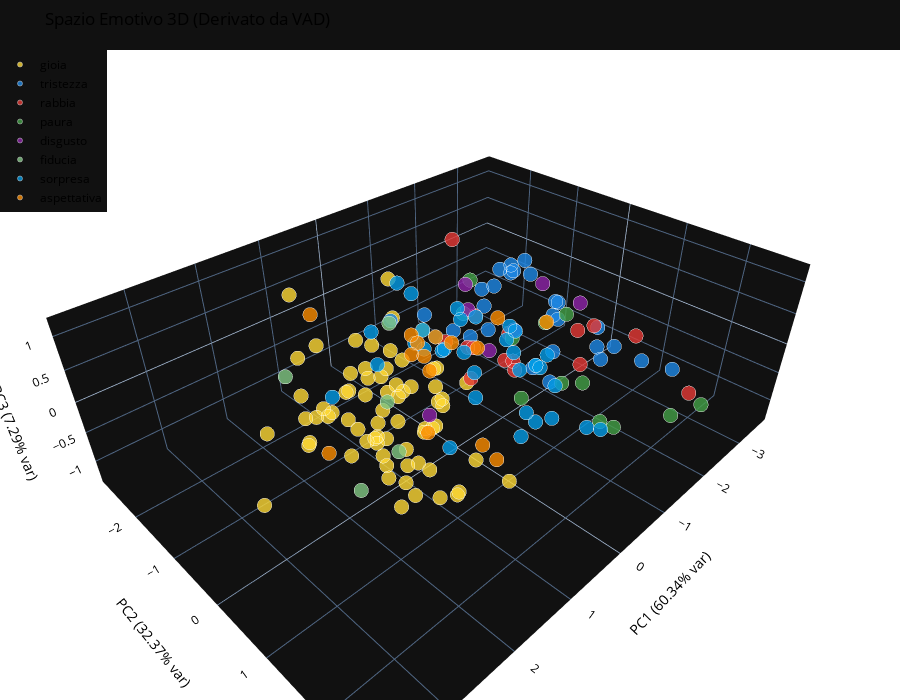

The notebook cell this image was saved under:
### Markdown cell above
### Visualizzazione PCA VAD 3D

### Code cell
from visualizer import plot_pca_3d

pca_vad_3d = perform_pca_analysis(
    df=df_only_emojis, 
    features_columns=VAD_FEATURES, 
    dominant_emotions=dominant_all, 
    scale=True,        
    n_components=3     
)

fig_3d = plot_pca_3d(
    pca_data=pca_vad_3d,
    colors_dict=EMOTION_COLORS,
    title="Spazio Emotivo 3D (Derivato da VAD)"
)

fig_3d.show()

### Figure 1 — Plotly figure (JSON) as saved in the notebook; plotly's stock layout.template omitted (floating-point values rounded to 4 significant figures)
{"data": [{"hovertemplate": "<b>gioia</b><br>Emoji: %{text}<br>X: %{x:.2f}<br>Y: %{y:.2f}<br>Z: %{z:.2f}<extra></extra>", "marker": {"color": "#FDD835", "line": {"color": "white", "width": 0.5}, "opacity": 0.8, "size": 5}, "mode": "markers", "name": "gioia", "text": ["☺", "♥️", "✌", "✔", "✨", "❤", "🌚", "🌝", "🌹", "🌻", "🍀", "🍌", "🍑", "🎉", "👅", "👊", "👌", "👍", "👏", "💃", "💖", "💗", "💙", "💚", "💛", "💜", "💝", "💞", "💩", "🔝", "🔥", "🕺", "😀", "😁", "😂", "😃", "😄", "😆", "😇", "😉", "😊", "😋", "😍", "😎", "😗", "😘", "😙", "😚", "😛", "😜", "😝", "😴", "🙈", "🙋", "🙋♀️", "🤍", "🤎", "🤑", "🤓", "🤗", "🤙🏻", "🤣", "🤭", "🥂", "🥇", "🥰", "🥹", "🧡", "🫰", "🫶"], "x": [2.088, 1.045, 0.9106, 0.9452, 0.3817, 1.197, 0.06191, 0.9989, 1.542, 0.5757, 0.8471, 1.392, 0.923, 1.636, 1.053, 0.4745, 0.6658, 0.5872, 2.365, 1.143, 2.876, 1.822, 0.3355, 1.757, 2.282, 1.385, 1.232, 1.525, 0.4781, 1.192, 0.9442, 1.869, 1.229, 1.603, 1.333, 1.73, 0.9376, 0.4716, 1.758, 1.268, 1.845, 1.56, 0.6735, 1.775, -0.04211, 1.725, 0.8093, 0.9992, 1.245, -0.1609, 2.164, -1.186, -0.2478, 0.3498, 1.844, 1.447, -0.1633, 0.2423, 0.594, 1.607, 0.8305, 1.563, 1.282, 0.6316, 3.749, 1.239, 2.782, 1.167, 0.6944, 1.653], "y": [0.4602, 0.09316, -0.3085, 0.6743, 0.7282, 0.2184, -0.3472, -1.22, -0.4708, -2.474, -0.4855, -1.728, -0.1805, 0.01229, -0.3526, -1.599, 0.3775, 0.2241, 0.06976, -0.8802, 0.6549, 0.6349, -0.5852, -1.18, -0.2749, 0.8913, 1.242, -0.4975, -0.5887, 0.6148, 0.4822, -0.5188, -0.2543, -0.8296, 0.7531, -0.1416, -0.8615, 0.04919, -0.5025, -0.3843, 1.004, -1.456, -0.8286, 0.4943, -1.203, -1.193, -0.3458, -0.6942, -0.2682, 0.01944, 1.251, -2.788, -0.9501, -0.07298, 0.6607, 0.6841, -0.6476, -1.028, -0.7996, 0.1811, -0.32, 1.537, 0.5727, 1.528, 1.163, -0.1158, -0.3543, -0.4216, -0.9544, 1.343], "z": [0.4431, -1.002, 0.6039, 0.2759, -0.9193, -1.133, -0.09999, -0.4861, -0.2512, -0.4758, 0.2049, 1.036, -0.05024, -0.2737, 0.2467, -0.02567, 0.07173, -0.09779, 0.5505, 0.08196, 0.793, -0.3669, -0.4031, -0.129, -0.07793, -0.3498, -0.5841, -0.8982, 0.1166, 0.0251, -0.1867, 0.08131, -0.361, -0.3632, 0.131, 0.4836, -0.3741, -0.6698, -0.03175, 0.4662, 0.3247, 0.2497, -0.7703, -0.1298, -1.006, -0.5356, -0.6227, 0.02536, -0.5909, -0.2773, -0.1775, -0.1112, 0.1173, -0.1319, 0.2763, -0.8761, -0.3712, 0.4963, -0.4767, -0.2209, 0.02058, -0.207, -0.5051, -0.6135, 0.8941, -1.012, 0.304, -0.7604, 0.2873, -0.3229], "type": "scatter3d"}, {"hovertemplate": "<b>tristezza</b><br>Emoji: %{text}<br>X: %{x:.2f}<br>Y: %{y:.2f}<br>Z: %{z:.2f}<extra></extra>", "marker": {"color": "#1E88E5", "line": {"color": "white", "width": 0.5}, "opacity": 0.8, "size": 5}, "mode": "markers", "name": "tristezza", "text": ["☹", "⚰️", "❤️🩹", "👎", "💔", "💸", "😓", "😔", "😕", "😖", "😞", "😢", "😣", "😥", "😩", "😪", "😫", "😭", "🙁", "🤒", "🤥", "🥀", "🥱", "🥲", "🥴", "🥺", "🫤", "🫥"], "x": [-1.977, -2.043, -1.161, -0.9389, -3.062, -0.4797, -2.276, -2.436, -2.179, -1.252, -2.928, -2.783, 0.1772, -1.973, -1.229, -2.366, -1.13, -1.497, -3.562, -2.165, -0.9683, -2.523, -0.403, -1.588, 0.0273, -0.9558, -0.4791, -1.626], "y": [0.8817, 0.07826, 0.3816, 0.1974, 1.567, -0.2269, -0.06822, -1.547, -0.07064, -0.7386, -1.61, 1.186, 0.6878, -0.4233, 1.612, -1.371, 0.7283, 1.161, -1.832, -0.08454, 0.08344, 0.6283, -1.074, -0.4855, -1.33, 0.8484, -0.5608, -1.023], "z": [-0.1248, 0.2592, -0.339, 0.3014, -0.7172, 0.225, -0.1929, -0.2491, 0.1605, 0.4736, -0.2106, -0.6102, 1.032, 0.5677, 0.5662, 0.1565, 0.1165, 0.5392, -0.2808, -0.07987, 1.186, -0.7218, 0.2517, 0.8403, 0.228, -0.2484, 0.1761, -0.08446], "type": "scatter3d"}, {"hovertemplate": "<b>rabbia</b><br>Emoji: %{text}<br>X: %{x:.2f}<br>Y: %{y:.2f}<br>Z: %{z:.2f}<extra></extra>", "marker": {"color": "#E53935", "line": {"color": "white", "width": 0.5}, "opacity": 0.8, "size": 5}, "mode": "markers", "name": "rabbia", "text": ["✊", "❌", "👿", "🖕", "🗣", "😑", "😠", "😡", "😤", "😮💨", "🙅♀️", "🙉", "🤌", "🤏", "🤐"], "x": [-0.7469, -0.8236, -1.487, -1.431, 0.3922, -0.6956, -1.633, -1.383, -1.54, -1.164, -1.998, -0.7751, -0.3853, -0.2166, -1.133], "y": [-0.5271, 0.3206, 0.9556, 2.642, 0.6155, -0.3467, 1.012, 1.811, 0.8174, -0.103, -2.097, 0.3193, -0.07772, -0.4519, -0.1309], "z": [-0.2163, -0.2431, -0.16, 0.2524, 0.3748, 0.4198, 0.4405, 0.7462, 0.3208, 0.03021, 0.5619, -0.06636, 0.1537, 0.1585, -0.4401], "type": "scatter3d"}, {"hovertemplate": "<b>paura</b><br>Emoji: %{text}<br>X: %{x:.2f}<br>Y: %{y:.2f}<br>Z: %{z:.2f}<extra></extra>", "marker": {"color": "#43A047", "line": {"color": "white", "width": 0.5}, "opacity": 0.8, "size": 5}, "mode": "markers", "name": "paura", "text": ["☠", "💀", "💣", "🔪", "😟", "😨", "😰", "😱", "😵", "😷", "🥶", "🫡"], "x": [-0.212, -1.177, -1.022, -1.184, -1.664, -1.757, -1.653, -0.1627, -0.9865, -0.9425, -1.189, -0.8233], "y": [0.7509, -0.9086, 1.683, 2.582, 0.5136, 2.69, 0.1667, 2.397, 1.028, -0.8132, 1.228, 0.4721], "z": [0.7634, 0.5872, -0.5117, 0.001618, 0.3993, -0.08008, 0.1138, 0.2923, -0.1924, 0.1591, -0.1891, -0.6573], "type": "scatter3d"}, {"hovertemplate": "<b>disgusto</b><br>Emoji: %{text}<br>X: %{x:.2f}<br>Y: %{y:.2f}<br>Z: %{z:.2f}<extra></extra>", "marker": {"color": "#8E24AA", "line": {"color": "white", "width": 0.5}, "opacity": 0.8, "size": 5}, "mode": "markers", "name": "disgusto", "text": ["😐", "😒", "🤡", "🤢", "🤦♀️", "🤧", "🤮"], "x": [-1.08, -0.6634, 0.8498, -2.052, -0.8686, -1.251, -2.102], "y": [0.05914, -0.03094, 0.3331, -0.2427, -0.6492, -1.073, 0.4264], "z": [0.1955, -0.00213, -0.1155, 0.447, 0.3215, 0.4248, 0.368], "type": "scatter3d"}, {"hovertemplate": "<b>fiducia</b><br>Emoji: %{text}<br>X: %{x:.2f}<br>Y: %{y:.2f}<br>Z: %{z:.2f}<extra></extra>", "marker": {"color": "#81C784", "line": {"color": "white", "width": 0.5}, "opacity": 0.8, "size": 5}, "mode": "markers", "name": "fiducia", "text": ["💪", "🙂", "🤝", "🤩", "🫂"], "x": [2.868, 1.455, 1.68, 1.663, -0.6922], "y": [1.486, 0.2383, 0.6791, -1.663, -2.23], "z": [0.7093, 0.3729, -0.009697, -0.1065, -0.5157], "type": "scatter3d"}, {"hovertemplate": "<b>sorpresa</b><br>Emoji: %{text}<br>X: %{x:.2f}<br>Y: %{y:.2f}<br>Z: %{z:.2f}<extra></extra>", "marker": {"color": "#039BE5", "line": {"color": "white", "width": 0.5}, "opacity": 0.8, "size": 5}, "mode": "markers", "name": "sorpresa", "text": ["‼", "⁉", "❓", "❗", "🌶", "🍆", "👀", "👻", "💥", "😅", "😈", "😌", "😦", "😧", "😬", "😮", "😯", "😲", "😳", "😵💫", "😶", "🙃", "🙄", "🙊", "🤔", "🤨", "🤪", "🤫", "🤯", "🤷♀️", "🥳", "🫢", "🫣", "🫦"], "x": [0.1287, 0.2854, -0.6843, -0.5146, 0.153, 0.1254, 0.541, 0.3787, -0.4213, -0.2823, 0.8129, 0.2954, -0.9585, -0.2117, -0.9389, -1.068, -1.067, 0.3427, -0.5553, -1.592, -1.5, -0.3031, -0.7472, -0.6045, -1.112, -0.5527, -0.1709, -0.7678, 0.8167, -0.3031, 1.524, -0.9725, -0.2478, -0.8416], "y": [1.326, 2.32, -0.5422, 1.257, -0.6826, -0.1701, -0.07775, -1.253, 1.063, 0.04876, 0.6649, -0.8376, 0.02981, 0.9024, 0.1974, 1.684, 0.8647, 1.436, 0.9644, 0.2934, -0.376, 1.086, -0.6786, -1.057, 0.04638, -0.1988, 0.1839, -1.038, -0.7916, 1.086, -0.8005, -0.9678, -0.9501, -1.839], "z": [0.07587, 0.5013, -0.2799, -0.4115, 0.1979, 0.299, 0.5645, -0.3307, -0.5311, -0.1537, -0.4804, 1.132, 0.072, 0.3491, 0.3014, -0.678, -0.3614, -0.1185, 0.2466, -0.3636, -0.1145, 0.4655, 0.198, -0.2081, -0.2111, 0.5252, -0.455, -0.4941, 0.6264, 0.4655, -0.06965, 0.1663, 0.1173, 0.1232], "type": "scatter3d"}, {"hovertemplate": "<b>aspettativa</b><br>Emoji: %{text}<br>X: %{x:.2f}<br>Y: %{y:.2f}<br>Z: %{z:.2f}<extra></extra>", "marker": {"color": "#FB8C00", "line": {"color": "white", "width": 0.5}, "opacity": 0.8, "size": 5}, "mode": "markers", "name": "aspettativa", "text": ["✈", "👋", "💅", "💦", "🖤", "😏", "😶🌫️", "🙏", "🤞", "🤤", "🤦", "🤬", "🥵", "🧐", "🫠"], "x": [2.661, -1.465e-05, 1.128, 0.3361, 0.5869, 0.994, -0.6052, 0.4433, -0.1468, 0.4537, -0.6122, -1.122, -0.7757, 0.5109, -0.6045], "y": [0.6866, -0.666, -1.695, -0.5446, 0.07261, 0.1877, -0.7227, 0.8956, 0.6425, -0.129, 0.1494, 0.5855, -0.3582, -0.2324, -1.057], "z": [0.5736, -0.08517, 0.6394, 0.4739, 0.3165, 0.8181, -0.1592, -0.5198, -1.297, -0.9025, 0.6339, 0.537, -0.1636, 0.5716, -0.2081], "type": "scatter3d"}], "layout": {"font": {"color": "black"}, "scene": {"xaxis": {"title": {"text": "PC1 (60.34% var)", "font": {"color": "black"}}, "tickfont": {"color": "black"}}, "yaxis": {"title": {"text": "PC2 (32.37% var)", "font": {"color": "black"}}, "tickfont": {"color": "black"}}, "zaxis": {"title": {"text": "PC3 (7.29% var)", "font": {"color": "black"}}, "tickfont": {"color": "black"}}, "bgcolor": "white"}, "margin": {"l": 0, "r": 0, "b": 0, "t": 50}, "legend": {"font": {"color": "black"}, "x": 0, "y": 1}, "title": {"text": "Spazio Emotivo 3D (Derivato da VAD)"}, "height": 700}}
